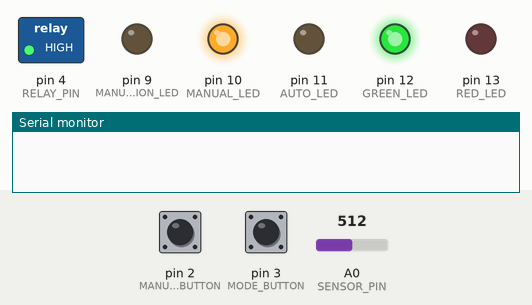
Simulated run of this sketch. Board: Arduino Uno, built with avr-gcc and run on an emulated ATmega328P. On the bench: switched loads named in the sketch (green lamp = pin HIGH), output pins drawn as LEDs (lit = HIGH), the last lines printed to the serial monitor. The inputs (shaded band) are chosen by the test bench; at power-on: pin 3 (MODE_BUTTON) HIGH, A0 (SENSOR_PIN) = 512, pin 2 (MANUAL_BUTTON) HIGH.

Above: at 1.2 s.
1.3 s: pin 3 (MODE_BUTTON) pulled LOW for 0.15 s
At 2.5 s:
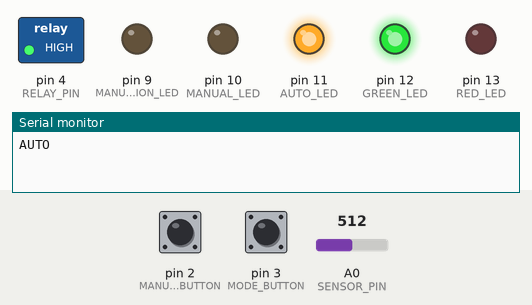
2.9 s: A0 (SENSOR_PIN) set to 584
4.4 s: A0 (SENSOR_PIN) set to 617
At 5.4 s:
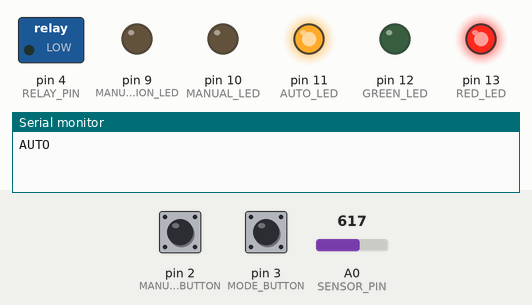
5.9 s: pin 3 (MODE_BUTTON) pulled LOW for 1 s
At 7.2 s:
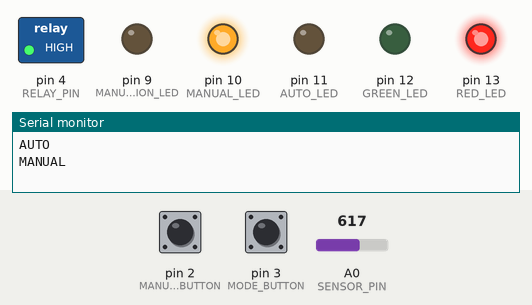
8.4 s: pin 2 (MANUAL_BUTTON) pulled LOW for 0.15 s
At 8.47 s:
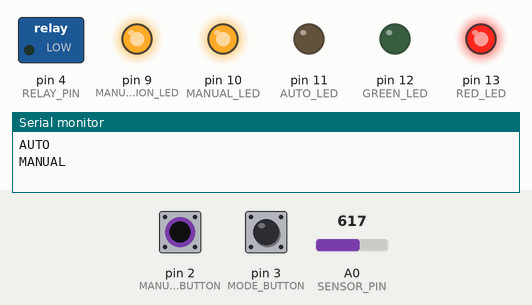
10.0 s: pin 2 (MANUAL_BUTTON) pulled LOW for 3.2 s
At 14.5 s:
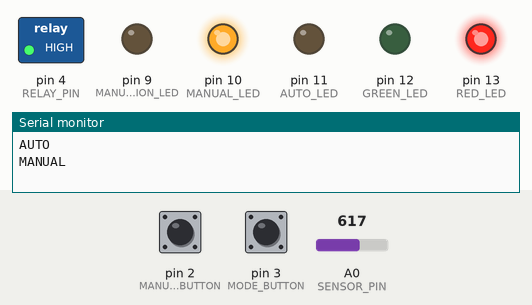
Timing chart, 0 to 15.7 s (numbered marks = the images above; inputs shaded):
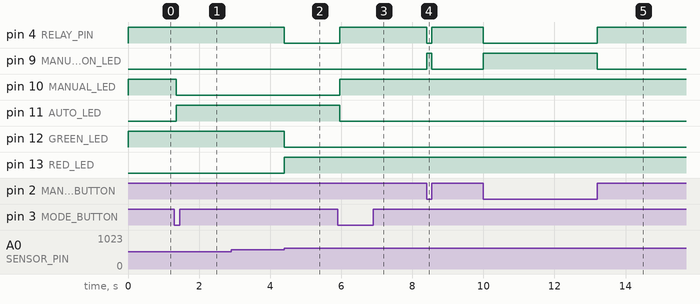

Measured:
- the behaviour switches between 599 and 600 on A0 (SENSOR_PIN) (found by bisection; images 1 and 2)
- after the input at 1.3 s, pin 10 (MANUAL_LED): HIGH → LOW after 0.05 s; pin 11 (AUTO_LED): LOW → HIGH after 0.05 s
- after the input at 2.9 s, every drawn part: stays the same
- after the input at 4.4 s, pin 4 (RELAY_PIN), pin 12 (GREEN_LED): HIGH → LOW at once; pin 13 (RED_LED): LOW → HIGH at once
- after the input at 5.9 s, pin 4 (RELAY_PIN), pin 10 (MANUAL_LED): LOW → HIGH after 0.05 s; pin 11 (AUTO_LED): HIGH → LOW after 0.05 s
- after the input at 8.4 s, pin 4 (RELAY_PIN): HIGH → LOW at once, → HIGH 0.15 s later; pin 9 (MANUAL_ACTION_LED): LOW → HIGH at once, → LOW 0.15 s later
- after the input at 10.0 s, pin 4 (RELAY_PIN): HIGH → LOW at once, → HIGH 3.2 s later; pin 9 (MANUAL_ACTION_LED): LOW → HIGH at once, → LOW 3.2 s later

The sketch:

de_Soil_Moisture_Based_Irrigation_System_Using_Digital_Logic.ino
```cpp
/*
Class: EE 2501
Section: 07
Term: Spring 2026
Instructor: Matthew Abrams
Name: Christine Marie Lirazan
Final Project: Dual-Mode Soil Moisture-Based Irrigation Controller
*/

#define MANUAL_BUTTON 2 // Manual control button (user input)
#define MODE_BUTTON 3   // Mode toggle button (manual/auto selection)
#define RELAY_PIN 4     // Pump control output (actuator)

#define MANUAL_ACTION_LED 9 // Pump active indicator (manual mode action)
#define MANUAL_LED 10       // Manual mode indicator
#define AUTO_LED 11         // Auto mode indicator
#define GREEN_LED 12        // Wet soil indicator
#define RED_LED 13          // Dry soil indicator

#define SENSOR_PIN A0 // Resistance-based soil moisture sensor (analog input)

int threshold = 600; // Dry/wet decision point

bool manualMode = true;

// DEBOUNCE
// Requirement: Pass input through logic
// (removes button bounce)

bool buttonState = HIGH;
bool lastButtonReading = HIGH;
unsigned long lastDebounceTime = 0;
const unsigned long debounceDelay = 50;

void setup() {

  // Requirement: Receive input from the outside world
  pinMode(MANUAL_BUTTON, INPUT_PULLUP);
  pinMode(MODE_BUTTON, INPUT_PULLUP);

  // Requirement: Produce output that depends on input
  pinMode(RELAY_PIN, OUTPUT);

  pinMode(MANUAL_ACTION_LED, OUTPUT);
  pinMode(MANUAL_LED, OUTPUT);
  pinMode(AUTO_LED, OUTPUT);
  pinMode(GREEN_LED, OUTPUT);
  pinMode(RED_LED, OUTPUT);

  Serial.begin(9600);
}

void loop() {

  // Requirement: Receive input from the outside world
  bool A = manualMode;
  bool B = (digitalRead(MANUAL_BUTTON) == LOW);
  bool M = (analogRead(SENSOR_PIN) >= threshold); // 1 = dry soil

  bool reading = digitalRead(MODE_BUTTON);

  // MODE CONTROL
  // Requirement: Pass input through logic

  if (reading != lastButtonReading) {
    lastDebounceTime = millis();
  }

  if ((millis() - lastDebounceTime) > debounceDelay) {

    if (reading != buttonState) {
      buttonState = reading;

      if (buttonState == LOW) {
        manualMode = !manualMode;
        Serial.println(manualMode ? "MANUAL" : "AUTO");
      }
    }
  }

  lastButtonReading = reading;

  // BOOLEAN LOGIC
  // Requirement: Pass input through a system of at least four logic gates

  // Boolean variables:
  // A = manualMode
  // B = manual button (pressed = 1)
  // M = moisture sensor (1 = dry soil)

  // Boolean equation:
  // P = (A · B) + (A' · M)

  bool P = (A && B) || (!A && M);

  bool green = !M;
  bool red = M;

  bool manualLED = A;
  bool autoLED = !A;

  // OUTPUTS
  // Requirement: Produce output that depends on processed input

  digitalWrite(RELAY_PIN, !P);

  digitalWrite(MANUAL_ACTION_LED, B && A);

  digitalWrite(GREEN_LED, green);
  digitalWrite(RED_LED, red);

  digitalWrite(MANUAL_LED, manualLED);
  digitalWrite(AUTO_LED, autoLED);
}
```
